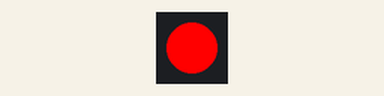
The sketch below on a simulated Arduino Uno, built with avr-gcc and run on an emulated ATmega328P. On the bench: 1 RGB LEDs in strip order, left to right.

Above: at 0.1 s.
At 2.23 s:
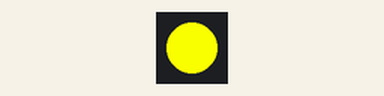
At 4.4 s:
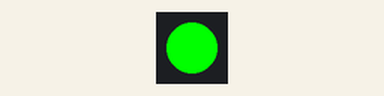
At 8.46 s:
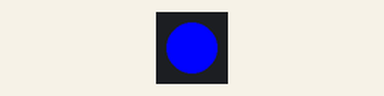
Timing chart, 0 to 8.8 s (numbered marks = the images above):
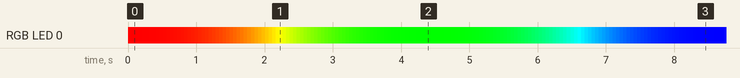

Measured:
- by itself, everything shown: repeats every 13.2 s, in 228 steps

The sketch:

naynay.ino
```cpp
#include <Adafruit_NeoPixel.h>

#define PIN 11

Adafruit_NeoPixel strip = Adafruit_NeoPixel(1, PIN, NEO_GRB + NEO_KHZ800);


int sensorValue = A1;
int sensorValue2 = A2;
int sensorValue3 = A3;
int currentColourValue;
int currentColourValue2;
int currentColourValue3;
int manual = 10;

void setup() {
  strip.begin();
  strip.show(); // Initialize all pixels to 'off'
 pinMode(manual, INPUT);
 digitalWrite(manual, LOW);
}

void loop() {


 /*int beans = digitalRead(manual);
 if (beans == HIGH)
   {

 currentColourValue = (255 - map( analogRead(sensorValue), 0, 1024, 0, 255 ) );
 currentColourValue2 = (255 - map( analogRead(sensorValue2), 0, 1024, 0, 255 ) );
 currentColourValue3 = (255 - map( analogRead(sensorValue3), 0, 1024, 0, 255 ) );

 colorWipe(strip.Color(currentColourValue, currentColourValue2, currentColourValue3), 200);


 }
else{*/
  rainbow(50);
 }
 //}

void colorWipe(uint32_t c, uint8_t wait) {
  for(uint16_t i=0; i<strip.numPixels(); i++) {
      strip.setPixelColor(i, c);
      strip.show();
      delay(10);
  }
}
void rainbow(int wait) {
  // Hue of first pixel runs 5 complete loops through the color wheel.
  // Color wheel has a range of 65536 but it's OK if we roll over, so
  // just count from 0 to 5*65536. Adding 256 to firstPixelHue each time
  // means we'll make 5*65536/256 = 1280 passes through this outer loop:
  for(long firstPixelHue = 0; firstPixelHue < 5*65536; firstPixelHue += 256) {
    for(int i=0; i<strip.numPixels(); i++) { // For each pixel in strip...
      // Offset pixel hue by an amount to make one full revolution of the
      // color wheel (range of 65536) along the length of the strip
      // (strip.numPixels() steps):
      int pixelHue = firstPixelHue + (i * 65536L / strip.numPixels());
      // strip.ColorHSV() can take 1 or 3 arguments: a hue (0 to 65535) or
      // optionally add saturation and value (brightness) (each 0 to 255).
      // Here we're using just the single-argument hue variant. The result
      // is passed through strip.gamma32() to provide 'truer' colors
      // before assigning to each pixel:
      strip.setPixelColor(i, strip.gamma32(strip.ColorHSV(pixelHue)));
    }
    strip.show(); // Update strip with new contents
    delay(wait);  // Pause for a moment
  }
}
```
